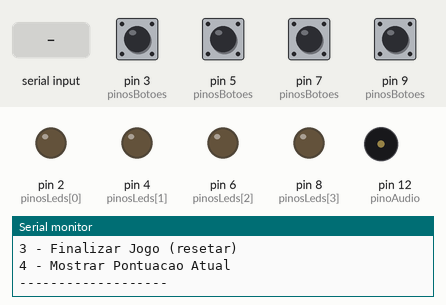
The sketch below on a simulated Arduino Uno, built with avr-gcc and run on an emulated ATmega328P. On the bench: output pins drawn as LEDs (lit = HIGH), buzzer (waves = sounding), the last lines printed to the serial monitor. Dashed ring = blinking. The test bench sets the inputs (shaded band); at power-on: pin 3 (pinosBotoes), pin 5 (pinosBotoes), pin 7 (pinosBotoes), pin 9 (pinosBotoes) HIGH. Random numbers use the default seed unless the sketch sets one.

Above: at 1.2 s.
1.3 s: "1" received over Serial
At 1.7 s:
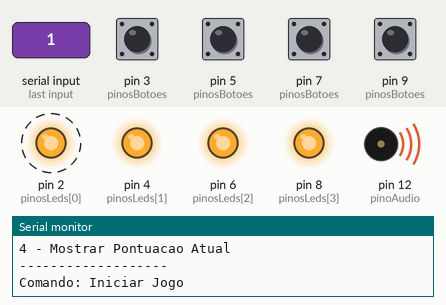
4.3 s: pin 5 (pinosBotoes) pulled LOW for 0.15 s
At 4.5 s:
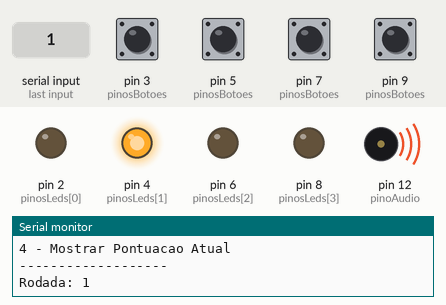
7.3 s: "2" received over Serial
At 8.3 s:
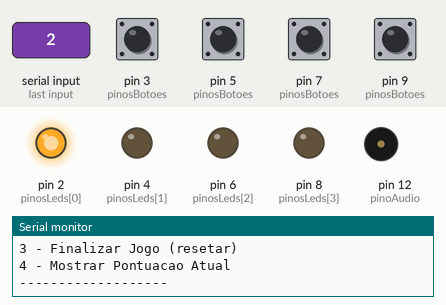
10.3 s: "3" received over Serial
At 10.54 s:
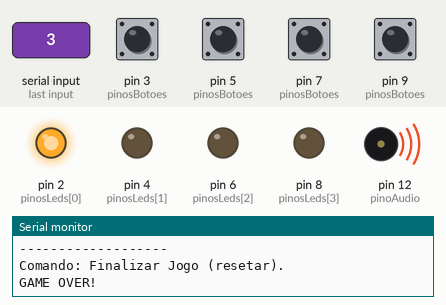
Timing chart, 0 to 13.7 s (numbered marks = the images above; inputs shaded):
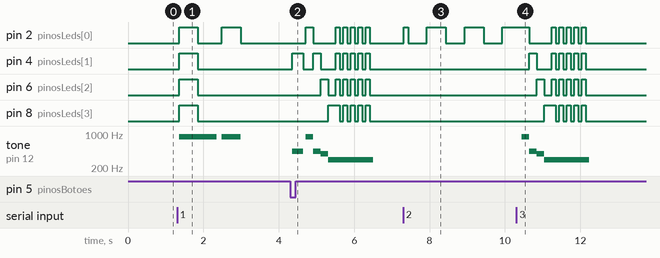

The sketch:

Genius_Arduino.ino
```cpp
/*******************************************************************************
*
Jogo Genius adaptado para arduino
Para fins acadêmicos

Unibrasil - 5 periodo Engenharia de software

Professor: Fabio Bettio

Criado por:
Michel de Oliviera
Paulo Grunte

*
*******************************************************************************/
#define NOTE_D4  294
#define NOTE_G4  392
#define NOTE_A4  440
#define NOTE_A5  880

// Variáveis globais
// Nomes de arrays já são ponteiros para o primeiro elemento, mas vamos usar explicitamente em algumas funções.
int tons[4] = { NOTE_A5, NOTE_A4, NOTE_G4, NOTE_D4 };
int sequencia[100] = {}; // Array principal da sequência
int rodada_atual = 0;
int passo_atual_na_sequencia = 0;

int pinoAudio = 12;
int pinosLeds[4] = { 2, 4, 6, 8 };
int pinosBotoes[4] = { 3, 5, 7, 9 };

int botao_pressionado = 0;
int perdeu_o_jogo = false;
int score = 0;

bool jogoIniciado = false;
bool jogoPausado = false;

// --- Protótipos das Funções (necessários quando as funções chamam umas as outras) ---
// Adicionei protótipos para todas as funções para garantir que o compilador as conheça
// antes de serem chamadas, resolvendo problemas de "not declared in this scope".
void resetarJogo();
void exibirMenu();
void tocarSomDeInicio();
void proximaRodada();
void reproduzirSequencia();
void aguardarJogador();
void aguardarJogada();
void gameOver();
void processarComandoSerial(char key); // Declarando esta função antes de ser usada

// --- Funções Auxiliares para o Jogo ---

// Função para resetar o estado do jogo (usando ponteiros para score e rodada_atual)
void resetarJogo() {
  // Ponteiro para o primeiro elemento do array 'sequencia'
  int *ptrSequencia = sequencia;
  for (int i = 0; i < 100; i++) {
    *ptrSequencia = 0; // Zera o valor apontado pelo ponteiro
    ptrSequencia++;    // Move o ponteiro para o próximo elemento
  }

  rodada_atual = 0;
  passo_atual_na_sequencia = 0;
  perdeu_o_jogo = false;
  score = 0; // Resetar pontuação
  jogoIniciado = false;
  jogoPausado = false;
  noTone(pinoAudio);

  // Ponteiro para o primeiro elemento do array 'pinosLeds'
  int *ptrLeds = pinosLeds;
  for(int i = 0; i < 4; i++) {
    digitalWrite(*ptrLeds, LOW); // Apaga o LED apontado
    ptrLeds++; // Move o ponteiro
  }
}

// Função para exibir o menu no Serial Monitor
void exibirMenu() {
  Serial.println("\n--- Jogo Genius ---");
  Serial.println("Menu:");
  Serial.println("1 - Iniciar Jogo");
  Serial.println("2 - Pausar/Despausar Jogo");
  Serial.println("3 - Finalizar Jogo (resetar)");
  Serial.println("4 - Mostrar Pontuacao Atual");
  Serial.println("-------------------");
}

// Função para processar comandos do serial
void processarComandoSerial(char key) {
  delay(10);
  while (Serial.available()) {
    Serial.read();
  }

  switch (key) {
    case '1':
      if (!jogoIniciado) {
        Serial.println("Comando: Iniciar Jogo");
        resetarJogo();
        jogoIniciado = true;
        tocarSomDeInicio();
        Serial.println("Jogo iniciado! Boa sorte!");
      } else {
        Serial.println("O jogo já está em andamento. Para reiniciar, use '3' e depois '1'.");
      }
      break;
    case '2':
      if (jogoIniciado) {
        jogoPausado = !jogoPausado;
        if (jogoPausado) {
          Serial.println("Comando: Jogo Pausado.");
          noTone(pinoAudio);
          // Usando ponteiro para apagar LEDs
          int *ptrLeds = pinosLeds;
          for(int i = 0; i < 4; i++) {
            digitalWrite(*ptrLeds, LOW);
            ptrLeds++;
          }
          digitalWrite(pinosLeds[0], HIGH); // Feedback visual de pausa
        } else {
          Serial.println("Comando: Jogo Despausado.");
          digitalWrite(pinosLeds[0], LOW);
        }
      } else {
        Serial.println("O jogo não está em andamento para ser pausado/despausado.");
      }
      break;
    case '3':
      if (jogoIniciado || perdeu_o_jogo) {
        Serial.println("Comando: Finalizar Jogo (resetar).");
        gameOver(); // Executa rotina de Game Over para feedback visual/sonoro
        resetarJogo(); // Reseta todas as variáveis
        Serial.println("Jogo finalizado. Pressione '1' para iniciar uma nova partida.");
      } else {
        Serial.println("O jogo não está em andamento para ser finalizado.");
      }
      break;
    case '4':
      Serial.print("Comando: Mostrar Pontuacao Atual. Pontuação: ");
      Serial.println(score);
      break;
    default:
      Serial.println("Opção inválida. Por favor, digite 1, 2, 3 ou 4.");
      break;
  }
  exibirMenu();
}

void setup() {
  // Configurando pinos com ponteiros
  int *ptrLeds = pinosLeds;
  for (int i = 0; i <= 3; i++) {
    pinMode(*ptrLeds, OUTPUT); // Configura o pino apontado como OUTPUT
    ptrLeds++;                 // Move o ponteiro para o próximo pino
  }

  int *ptrBotoes = pinosBotoes;
  for (int i = 0; i <= 3; i++) {
    pinMode(*ptrBotoes, INPUT_PULLUP); // Configura o pino apontado como INPUT_PULLUP
    ptrBotoes++;                       // Move o ponteiro para o próximo pino
  }

  pinMode(pinoAudio, OUTPUT);
  randomSeed(analogRead(0));
  Serial.begin(9600);
  exibirMenu();
}

void loop() {
  // Sempre verifica e processa comandos serial no início do loop
  if (Serial.available()) {
    char key = Serial.read();
    processarComandoSerial(key);
  }

  // --- Lógica Principal do Jogo Genius ---
  if (jogoIniciado && !jogoPausado) {
    if (perdeu_o_jogo) {
      Serial.println("Você perdeu! Pressione '3' para finalizar/resetar, ou '1' para iniciar uma nova partida.");
      jogoIniciado = false;
      delay(2000);
      return;
    }

    Serial.print("Rodada: ");
    Serial.println(rodada_atual + 1);

    proximaRodada();
    reproduzirSequencia();
    // Sai se o jogo foi interrompido durante a reprodução da sequência
    if (!jogoIniciado || jogoPausado) return;

    aguardarJogador();

    // Verifica novamente se o jogo não foi perdido ou finalizado durante a espera da jogada
    if (!perdeu_o_jogo && jogoIniciado && !jogoPausado) {
      score++;
      Serial.print("Parabéns! Pontuação atual: ");
      Serial.println(score);
    }

    // Pequeno delay entre as rodadas, mas pode ser interrompido
    unsigned long tempoAtual = millis();
    unsigned long tempoFinal = tempoAtual + 1000;
    while (millis() < tempoFinal && jogoIniciado && !jogoPausado) {
        if (Serial.available()) {
            char key = Serial.read();
            processarComandoSerial(key);
            if (!jogoIniciado || jogoPausado) break;
        }
        delay(10);
    }

  } else if (jogoIniciado && jogoPausado) {
    // Se o jogo está pausado, podemos dar um feedback visual leve aqui
    digitalWrite(pinosLeds[0], !digitalRead(pinosLeds[0]));
    delay(500);
  } else {
    delay(50);
  }
}

// Sorteia um novo item e adiciona na sequência (rodada_atual é global)
void proximaRodada() {
  int numero_sorteado = random(0, 4);
  // Usa aritmética de ponteiros para adicionar à sequência
  *(sequencia + rodada_atual) = numero_sorteado;
  rodada_atual++; // Incrementa a rodada
}

// Reproduz a sequência para ser memorizada.
void reproduzirSequencia() {
  // Ponteiros para percorrer os arrays
  int *ptrSequencia = sequencia; // Ponteiro para o elemento atual na sequência a ser reproduzida
  int *ptrTons = tons;           // Ponteiro para o início do array de tons
  int *ptrLeds = pinosLeds;      // Ponteiro para o início do array de LEDs

  for (int i = 0; i < rodada_atual; i++) {
    if (!jogoIniciado || jogoPausado) {
      noTone(pinoAudio);
      for(int j = 0; j < 4; j++) digitalWrite(*(pinosLeds + j), LOW); // Apaga todos os LEDs
      return;
    }

    // Acessa o tom e o LED correto usando desreferência e aritmética de ponteiros
    int indiceDaCor = *(ptrSequencia + i); // Pega o índice da cor na sequência
    tone(pinoAudio, *(ptrTons + indiceDaCor)); // Acessa o tom correspondente
    digitalWrite(*(ptrLeds + indiceDaCor), HIGH); // Acende o LED correspondente

    unsigned long tempoFinalNota = millis() + 500;
    while (millis() < tempoFinalNota && !jogoPausado && jogoIniciado) {
        if (Serial.available()) {
            char key = Serial.read();
            processarComandoSerial(key);
            if (!jogoIniciado || jogoPausado) break;
        }
        delay(10);
    }

    noTone(pinoAudio);
    digitalWrite(*(ptrLeds + indiceDaCor), LOW); // Apaga o LED

    unsigned long tempoFinalPausa = millis() + 100;
    while (millis() < tempoFinalPausa && !jogoPausado && jogoIniciado) {
        if (Serial.available()) {
            char key = Serial.read();
            processarComandoSerial(key);
            if (!jogoIniciado || jogoPausado) break;
        }
        delay(10);
    }
    if (!jogoIniciado || jogoPausado) return;
  }
  noTone(pinoAudio);
}

// Aguarda o jogador iniciar sua jogada.
void aguardarJogador() {
  // Ponteiro para o elemento atual na sequência que o jogador deve reproduzir
  int *ptrPassoAtualSequencia = &passo_atual_na_sequencia;

  for (int i = 0; i < rodada_atual; i++) {
    if (!jogoIniciado || perdeu_o_jogo || jogoPausado) {
      break;
    }

    aguardarJogada();

    if (!jogoIniciado || perdeu_o_jogo || jogoPausado) {
      break;
    }

    // Verifica a jogada usando o valor da sequência apontado por ptrSequencia
    // e o valor do botão pressionado (acessado por ponteiro também)
    if (*(sequencia + *ptrPassoAtualSequencia) != botao_pressionado) {
      gameOver();
      break;
    }

    (*ptrPassoAtualSequencia)++; // Incrementa o valor apontado pelo ponteiro
  }

  *ptrPassoAtualSequencia = 0; // Reseta o valor apontado
}

void aguardarJogada() {
  boolean jogada_efetuada = false;
  unsigned long tempoLimite = millis() + 5000;

  // Ponteiros para os arrays de LEDs e Botões
  int *ptrLeds = pinosLeds;
  int *ptrBotoes = pinosBotoes;
  int *ptrTons = tons;

  while (!jogada_efetuada && millis() < tempoLimite && jogoIniciado && !jogoPausado) {
    if (Serial.available()) {
      char key = Serial.read();
      processarComandoSerial(key);
      if (jogoPausado || !jogoIniciado) return;
    }

    for (int i = 0; i <= 3; i++) {
      // Acessa o pino do botão e o pino do LED usando aritmética de ponteiros
      if (!digitalRead(*(ptrBotoes + i))) {
        delay(50);
        if (!digitalRead(*(ptrBotoes + i))) {
          botao_pressionado = i;
          tone(pinoAudio, *(ptrTons + i)); // Toca o tom correspondente ao botão
          digitalWrite(*(ptrLeds + i), HIGH); // Acende o LED correspondente
          delay(300);
          digitalWrite(*(ptrLeds + i), LOW);
          noTone(pinoAudio);

          jogada_efetuada = true;
          while(!digitalRead(*(ptrBotoes + i))); // Espera o botão ser solto
          delay(50);
          break;
        }
      }
    }
    delay(10);
  }

  if (!jogada_efetuada && jogoIniciado && !jogoPausado) {
    Serial.println("Tempo esgotado! Voce nao fez a jogada a tempo.");
    gameOver();
  }
}

void gameOver() {
  Serial.println("GAME OVER!");
  noTone(pinoAudio);

  // Ponteiro para o array de LEDs
  int *ptrLeds = pinosLeds;
  int *ptrTons = tons; // Ponteiro para o array de tons

  for(int i=0; i<4; i++) digitalWrite(*(ptrLeds + i), LOW); // Apaga todos os LEDs com ponteiro

  for (int i = 0; i <= 3; i++) {
    tone(pinoAudio, *(ptrTons + i)); // Acessa tons com ponteiro
    digitalWrite(*(ptrLeds + i), HIGH); // Acende LEDs com ponteiro
    delay(200);
    digitalWrite(*(ptrLeds + i), LOW);
    noTone(pinoAudio);
  }

  tone(pinoAudio, *(ptrTons + 3)); // Último tom (ponteiro para tons[3])
  for (int i = 0; i < 5; i++) {
    digitalWrite(*(ptrLeds + 0), HIGH);
    digitalWrite(*(ptrLeds + 1), HIGH);
    digitalWrite(*(ptrLeds + 2), HIGH);
    digitalWrite(*(ptrLeds + 3), HIGH);
    delay(100);
    digitalWrite(*(ptrLeds + 0), LOW);
    digitalWrite(*(ptrLeds + 1), LOW);
    digitalWrite(*(ptrLeds + 2), LOW);
    digitalWrite(*(ptrLeds + 3), LOW);
    delay(100);
  }
  noTone(pinoAudio);

  perdeu_o_jogo = true;
}

void tocarSomDeInicio() {
  // Ponteiro para o array de LEDs
  int *ptrLeds = pinosLeds;
  int *ptrTons = tons; // Ponteiro para o array de tons

  tone(pinoAudio, *ptrTons); // Toca o primeiro tom usando ponteiro (tons[0])

  digitalWrite(*ptrLeds, HIGH);     // pinosLeds[0]
  digitalWrite(*(ptrLeds + 1), HIGH); // pinosLeds[1]
  digitalWrite(*(ptrLeds + 2), HIGH); // pinosLeds[2]
  digitalWrite(*(ptrLeds + 3), HIGH); // pinosLeds[3]
  delay(500);
  digitalWrite(*ptrLeds, LOW);
  digitalWrite(*(ptrLeds + 1), LOW);
  digitalWrite(*(ptrLeds + 2), LOW);
  digitalWrite(*(ptrLeds + 3), LOW);
  delay(500);
  noTone(pinoAudio);
}
```

Measured:
- after the input at 1.3 s, pin 2 (pinosLeds[0]): alternates HIGH for 0.50 s and LOW for 0.63 s, 4 changes in all, then stays LOW, starting after 0.05 s; pin 4 (pinosLeds[1]): LOW → HIGH after 0.05 s, → LOW 0.50 s later
- after the input at 4.3 s, pin 2 (pinosLeds[0]): goes HIGH 0.20 s, LOW 0.60 s, 4 × (HIGH 0.10 s, LOW 0.10 s), HIGH 0.10 s, then LOW, starting after 0.41 s; pin 4 (pinosLeds[1]): goes HIGH 0.30 s, LOW 0.26 s, HIGH 0.20 s, LOW 0.40 s, 4 × (HIGH 0.10 s, LOW 0.10 s), HIGH 0.10 s, then LOW, starting after 0.05 s
- after the input at 7.3 s, pin 2 (pinosLeds[0]): LOW → HIGH at once, then repeats every 1.0 s: LOW 0.50 s, HIGH 0.50 s
- after the input at 10.3 s, pin 4 (pinosLeds[1]): goes HIGH 0.20 s, LOW 0.40 s, 4 × (HIGH 0.10 s, LOW 0.10 s), HIGH 0.10 s, then LOW, starting after 0.34 s; pin 6 (pinosLeds[2]): goes HIGH 0.20 s, LOW 0.20 s, 4 × (HIGH 0.10 s, LOW 0.10 s), HIGH 0.10 s, then LOW, starting after 0.54 s
